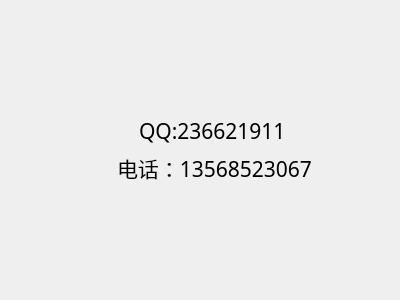
<?xml version="1.0" encoding="UTF-8"?>
<ui version="4.0">
 <class>Zuozhe</class>
 <widget class="QWidget" name="Zuozhe">
  <property name="geometry">
   <rect>
    <x>0</x>
    <y>0</y>
    <width>400</width>
    <height>300</height>
   </rect>
  </property>
  <property name="windowTitle">
   <string>Form</string>
  </property>
  <layout class="QGridLayout" name="gridLayout">
   <item row="0" column="0">
    <layout class="QVBoxLayout" name="verticalLayout">
     <item>
      <spacer name="verticalSpacer">
       <property name="orientation">
        <enum>Qt::Vertical</enum>
       </property>
       <property name="sizeHint" stdset="0">
        <size>
         <width>20</width>
         <height>88</height>
        </size>
       </property>
      </spacer>
     </item>
     <item>
      <layout class="QHBoxLayout" name="horizontalLayout_2">
       <item>
        <spacer name="horizontalSpacer">
         <property name="orientation">
          <enum>Qt::Horizontal</enum>
         </property>
         <property name="sizeHint" stdset="0">
          <size>
           <width>128</width>
           <height>20</height>
          </size>
         </property>
        </spacer>
       </item>
       <item>
        <widget class="QLabel" name="label">
         <property name="font">
          <font>
           <family>仿宋</family>
           <pointsize>16</pointsize>
          </font>
         </property>
         <property name="text">
          <string>QQ:236621911</string>
         </property>
        </widget>
       </item>
       <item>
        <spacer name="horizontalSpacer_2">
         <property name="orientation">
          <enum>Qt::Horizontal</enum>
         </property>
         <property name="sizeHint" stdset="0">
          <size>
           <width>98</width>
           <height>20</height>
          </size>
         </property>
        </spacer>
       </item>
      </layout>
     </item>
     <item>
      <layout class="QHBoxLayout" name="horizontalLayout">
       <item>
        <spacer name="horizontalSpacer_3">
         <property name="orientation">
          <enum>Qt::Horizontal</enum>
         </property>
         <property name="sizeHint" stdset="0">
          <size>
           <width>108</width>
           <height>20</height>
          </size>
         </property>
        </spacer>
       </item>
       <item>
        <widget class="QLabel" name="label_2">
         <property name="font">
          <font>
           <family>仿宋</family>
           <pointsize>16</pointsize>
          </font>
         </property>
         <property name="text">
          <string>电话：13568523067</string>
         </property>
        </widget>
       </item>
       <item>
        <spacer name="horizontalSpacer_4">
         <property name="orientation">
          <enum>Qt::Horizontal</enum>
         </property>
         <property name="sizeHint" stdset="0">
          <size>
           <width>78</width>
           <height>20</height>
          </size>
         </property>
        </spacer>
       </item>
      </layout>
     </item>
     <item>
      <spacer name="verticalSpacer_2">
       <property name="orientation">
        <enum>Qt::Vertical</enum>
       </property>
       <property name="sizeHint" stdset="0">
        <size>
         <width>20</width>
         <height>98</height>
        </size>
       </property>
      </spacer>
     </item>
    </layout>
   </item>
  </layout>
 </widget>
 <resources/>
 <connections/>
</ui>
